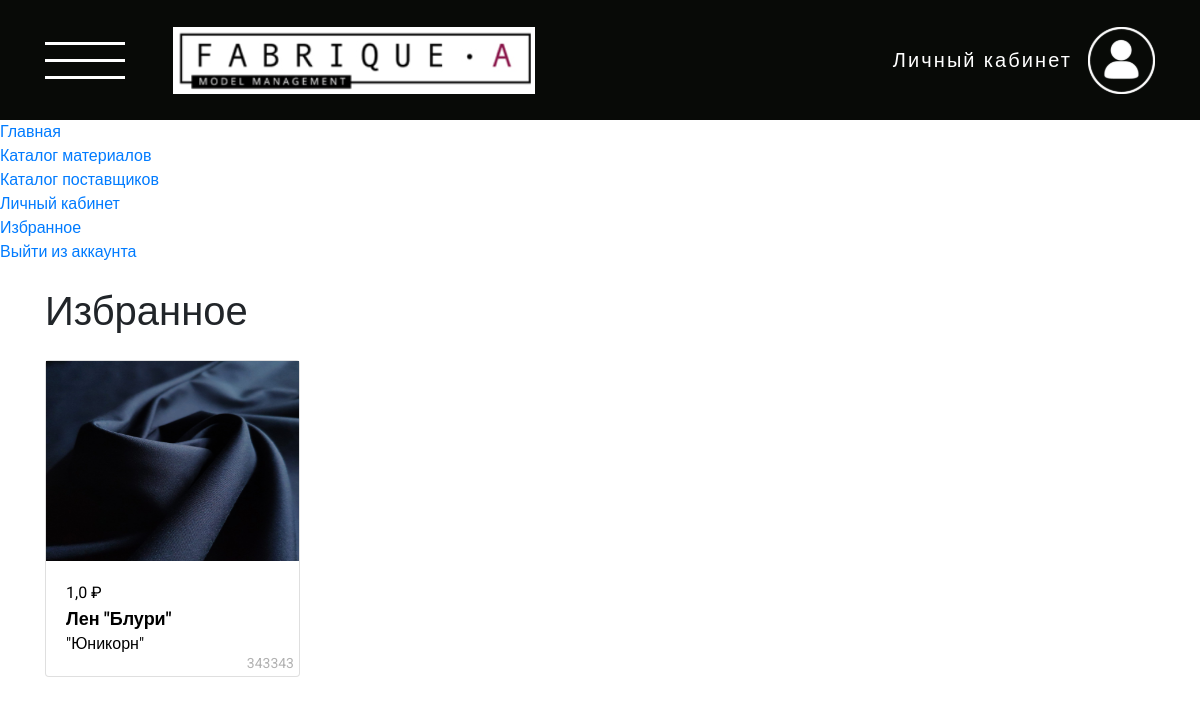
The page /cloth/favourites/ (signed in) on the database its author committed.
### cloth/models.py (models this page shows, shortened)
class Favourites(models.Model):
    user = models.ForeignKey(User, verbose_name=_("Пользователь"), on_delete=models.CASCADE)
    cloth = models.ForeignKey(Cloth, verbose_name=_("Ткань"), on_delete=models.CASCADE)
    date_created = models.DateTimeField(_("Дата создания"), default=timezone.now)
    class Meta:
        verbose_name = _("Избранное")
        verbose_name_plural = _("Избранное")

class Cloth(models.Model):
    MATERIAL = [
    ('Текстильные', (
            ('g1e1', 'Хлопок'),
            ('g1e2', 'Лён'),
            ('g1e3', 'Шерсть'),
            ('g1e4', 'Шёлк'),
            ('g1e5', 'Эко-кожа'),
        )
    ),
    ('Технические', (
            ('g2e1', 'Огнестойкая'),
            ('g2e2', 'Для фильтрации'),
            ('g2e3', 'Водостойкая'),
            ('g2e4', 'Обтирочная'),
            ('g2e5', 'Изоляционная'),
        )
    ),
]
    COLOR = [
    ('Без принта', (
            ('white', 'Белый'),
            ('black', 'Черный'),
            ('blue', 'Синий'),
            ('red', 'Красный'),
            ('yellow', 'Жёлтый'),
            ('green', 'Зелёный'),
            ('orange', 'Оранжевый'),
            ('gray', 'Серый'),
            ('brown', 'Коричневый'),
            ('cyan', 'Голубой'),
        )
    ),
    ('С принтом', (
            ('dots', 'Горошек'),
            ('cell', 'Клетка'),
            ('graphic', 'Графический'),
            ('floral', 'Цветочный'),
            ('strip', 'Полоска'),
            ('cartoon', 'Мультяшный'),
        )
    ),
]
    name = models.CharField(max_length=255, verbose_name=_("Название"))
    image = models.ImageField(null=False, blank=False, verbose_name=_("Фото"))
    supplier = models.ForeignKey(Supplier, verbose_name=_("Поставщик"), on_delete=models.CASCADE)
    price = models.FloatField(_("Цена"))
    material = models.CharField(_("Материал"), max_length=25, choices = MATERIAL)
    color = models.CharField(_("Цвет"), max_length=25, choices = COLOR)
    description = models.CharField(max_length=350, null=True, blank=True, verbose_name=_("Описание"))
    article = models.IntegerField(_("Артикул"), unique=True, help_text='6 уникальных цифр')
    class Meta:
        verbose_name = _("Ткань")
        verbose_name_plural = _("Ткани")

class Supplier(models.Model):
    DISTRICT = [
    ('cenral', 'Центральный'),
    ('northwest', 'Северо-западный'),
    ('ural', 'Уральский'),
    ('south', 'Южный'),
    ('privolzhsky', 'Приволжский'),
    ('fareastern', 'Дальневосточный'),
    ('siberian', 'Сибирский'),
]
    name = models.CharField(max_length=254, verbose_name=_("Название"))
    description = models.CharField(max_length=254, verbose_name=_("Описание"), null=True, blank=True)
    date_of_foundation = models.CharField(max_length=254, verbose_name=_("Дата основания"), null=True, blank=True)
    logo = models.ImageField(null=True, blank=True, verbose_name=_("Логотип"))
    district = models.CharField(_("Округ"), max_length=25, choices = DISTRICT)
    types_of_fabrics = models.CharField(_("Виды тканей"), max_length=254, null=True, blank=True)
    address = models.CharField(max_length=254, null=True, blank=True, verbose_name=_("Адрес"))
    phone = models.CharField(max_length=254, null=True, blank=True, verbose_name=_("Номер телефона"))
    email = models.EmailField(_("E-mail"), max_length=254, null=True, blank=True)
    link_to_the_catalog = models.URLField(_("Ссылка на каталог"), max_length=200, null=True, blank=True)
    link_to_the_site = models.URLField(_("Ссылка на сайт"), max_length=200, null=True, blank=True)
    class Meta:
        verbose_name = _("Поставщик")
        verbose_name_plural = _("Поставщики")

### cloth/views.py (the view)
# urls.py: path("favourites/", UserFavouritesListView.as_view(), name="favourites"),
class UserFavouritesListView(ListView):
    model = Favourites
    template_name = "pages/cloth/favourites.html"
    def get_context_data(self, **kwargs):
        context = super().get_context_data(**kwargs)
        context['object_list'] = Favourites.objects.filter(user=self.request.user).order_by('-date_created')
        return context

### templates/pages/cloth/favourites.html (shortened to what this page needs)
{% extends "base.html" %}
{% load static %}
{% block header %}
  {% include 'include/header.html' %}
{% endblock header %}
{% block content %}
  <section class="cloth-list">
    <div class="container">
      <div class="row">
        <div class="col-12 my-4">
          <h1>
            Избранное
          </h1>
        </div>
        {% if object_list|length == 0 %}
          <div class="col-12 text-center">
            <h3>
              Пока ничего не добавлено
            </h3>
          </div>
        {% elif object_list|length > 0 %}
          {% for item in object_list %}
            <div class="col-12 col-sm-6 col-lg-4 col-xl-3 mb-4">
              <a class="cloth-link" href="{% url 'cloth:detail' pk=item.cloth.pk %}">
                <div class="card h-100">
                  {% if item.cloth.image %}
                    <img src="{{item.cloth.image.url}}" alt="image" class="cloth-list__img">
                  {% endif %}
                  <div style="position: relative;" class="card-body">
                    <p class="cloth-card-price">{{item.cloth.price}} ₽</p>
                    <p class="cloth-card-name">{{item.cloth.name}}</p>
                    <p class="cloth-card-supplier">{{item.cloth.supplier.name}}</p>
                    <p style="display: block; position: absolute; bottom: 2px; right: 5px; opacity: 0.3; font-size: 14px">{{ item.cloth.article }}</p>
                  </div>
                </div>
              </a>
            </div>
          {% endfor %}
        {% endif %}
      </div>
    </div>
  </section>
{% endblock content%}

### static/css/main.css (style rules this page uses)
body { font-family: 'Roboto', sans-serif; font-weight: 400; font-size: 16px; }
*, *::before, *::after { box-sizing: border-box; }
body, h1, h2, h3, h4, p, ul[class], ol[class], li, figure, figcaption, blockquote, dl, dd { margin: 0; }
body { min-height: 100vh; scroll-behavior: smooth; text-rendering: optimizeSpeed; line-height: 1.5; }
img { max-width: 100%; display: block; }
.cloth-list__img { height: 200px; }
.cloth-link { text-decoration: none; color: #000; }
.cloth-card-name { font-size: 18px; font-weight: bold; }

### rows shown on the page
Favourites: cloth.image (picture), cloth.price "1,0", cloth.name "Лен \"Блури\"", cloth.supplier.name "\"Юникорн\"", cloth.article "343343"
